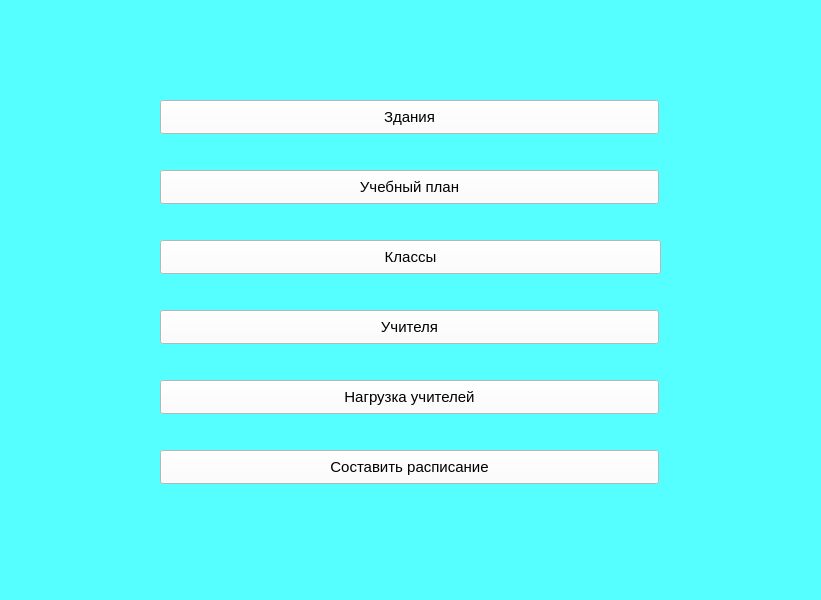
<?xml version="1.0" encoding="UTF-8"?>
<ui version="4.0">
 <class>MainWindow</class>
 <widget class="QMainWindow" name="MainWindow">
  <property name="geometry">
   <rect>
    <x>0</x>
    <y>0</y>
    <width>821</width>
    <height>600</height>
   </rect>
  </property>
  <property name="sizePolicy">
   <sizepolicy hsizetype="Fixed" vsizetype="Fixed">
    <horstretch>0</horstretch>
    <verstretch>0</verstretch>
   </sizepolicy>
  </property>
  <property name="windowTitle">
   <string>main_menu</string>
  </property>
  <property name="styleSheet">
   <string notr="true">background-color: rgb(85, 255, 255);</string>
  </property>
  <property name="toolButtonStyle">
   <enum>Qt::ToolButtonIconOnly</enum>
  </property>
  <property name="animated">
   <bool>true</bool>
  </property>
  <property name="documentMode">
   <bool>false</bool>
  </property>
  <widget class="QWidget" name="centralwidget">
   <widget class="QPushButton" name="pushBuild">
    <property name="geometry">
     <rect>
      <x>160</x>
      <y>100</y>
      <width>499</width>
      <height>34</height>
     </rect>
    </property>
    <property name="palette">
     <palette>
      <active>
       <colorrole role="WindowText">
        <brush brushstyle="SolidPattern">
         <color alpha="255">
          <red>0</red>
          <green>0</green>
          <blue>0</blue>
         </color>
        </brush>
       </colorrole>
       <colorrole role="Button">
        <brush brushstyle="SolidPattern">
         <color alpha="255">
          <red>255</red>
          <green>255</green>
          <blue>255</blue>
         </color>
        </brush>
       </colorrole>
       <colorrole role="Light">
        <brush brushstyle="SolidPattern">
         <color alpha="255">
          <red>150</red>
          <green>146</green>
          <blue>255</blue>
         </color>
        </brush>
       </colorrole>
       <colorrole role="Midlight">
        <brush brushstyle="SolidPattern">
         <color alpha="255">
          <red>97</red>
          <green>92</green>
          <blue>247</blue>
         </color>
        </brush>
       </colorrole>
       <colorrole role="Dark">
        <brush brushstyle="SolidPattern">
         <color alpha="255">
          <red>22</red>
          <green>19</green>
          <blue>120</blue>
         </color>
        </brush>
       </colorrole>
       <colorrole role="Mid">
        <brush brushstyle="SolidPattern">
         <color alpha="255">
          <red>30</red>
          <green>26</green>
          <blue>160</blue>
         </color>
        </brush>
       </colorrole>
       <colorrole role="Text">
        <brush brushstyle="SolidPattern">
         <color alpha="255">
          <red>0</red>
          <green>0</green>
          <blue>0</blue>
         </color>
        </brush>
       </colorrole>
       <colorrole role="BrightText">
        <brush brushstyle="SolidPattern">
         <color alpha="255">
          <red>255</red>
          <green>255</green>
          <blue>255</blue>
         </color>
        </brush>
       </colorrole>
       <colorrole role="ButtonText">
        <brush brushstyle="SolidPattern">
         <color alpha="255">
          <red>0</red>
          <green>0</green>
          <blue>0</blue>
         </color>
        </brush>
       </colorrole>
       <colorrole role="Base">
        <brush brushstyle="SolidPattern">
         <color alpha="255">
          <red>255</red>
          <green>255</green>
          <blue>255</blue>
         </color>
        </brush>
       </colorrole>
       <colorrole role="Window">
        <brush brushstyle="SolidPattern">
         <color alpha="255">
          <red>255</red>
          <green>255</green>
          <blue>255</blue>
         </color>
        </brush>
       </colorrole>
       <colorrole role="Shadow">
        <brush brushstyle="SolidPattern">
         <color alpha="255">
          <red>0</red>
          <green>0</green>
          <blue>0</blue>
         </color>
        </brush>
       </colorrole>
       <colorrole role="AlternateBase">
        <brush brushstyle="SolidPattern">
         <color alpha="255">
          <red>150</red>
          <green>147</green>
          <blue>247</blue>
         </color>
        </brush>
       </colorrole>
       <colorrole role="ToolTipBase">
        <brush brushstyle="SolidPattern">
         <color alpha="255">
          <red>255</red>
          <green>255</green>
          <blue>220</blue>
         </color>
        </brush>
       </colorrole>
       <colorrole role="ToolTipText">
        <brush brushstyle="SolidPattern">
         <color alpha="255">
          <red>0</red>
          <green>0</green>
          <blue>0</blue>
         </color>
        </brush>
       </colorrole>
       <colorrole role="PlaceholderText">
        <brush brushstyle="SolidPattern">
         <color alpha="128">
          <red>0</red>
          <green>0</green>
          <blue>0</blue>
         </color>
        </brush>
       </colorrole>
      </active>
      <inactive>
       <colorrole role="WindowText">
        <brush brushstyle="SolidPattern">
         <color alpha="255">
          <red>0</red>
          <green>0</green>
          <blue>0</blue>
         </color>
        </brush>
       </colorrole>
       <colorrole role="Button">
        <brush brushstyle="SolidPattern">
         <color alpha="255">
          <red>255</red>
          <green>255</green>
          <blue>255</blue>
         </color>
        </brush>
       </colorrole>
       <colorrole role="Light">
        <brush brushstyle="SolidPattern">
         <color alpha="255">
          <red>150</red>
          <green>146</green>
          <blue>255</blue>
         </color>
        </brush>
       </colorrole>
       <colorrole role="Midlight">
        <brush brushstyle="SolidPattern">
         <color alpha="255">
          <red>97</red>
          <green>92</green>
          <blue>247</blue>
         </color>
        </brush>
       </colorrole>
       <colorrole role="Dark">
        <brush brushstyle="SolidPattern">
         <color alpha="255">
          <red>22</red>
          <green>19</green>
          <blue>120</blue>
         </color>
        </brush>
       </colorrole>
       <colorrole role="Mid">
        <brush brushstyle="SolidPattern">
         <color alpha="255">
          <red>30</red>
          <green>26</green>
          <blue>160</blue>
         </color>
        </brush>
       </colorrole>
       <colorrole role="Text">
        <brush brushstyle="SolidPattern">
         <color alpha="255">
          <red>0</red>
          <green>0</green>
          <blue>0</blue>
         </color>
        </brush>
       </colorrole>
       <colorrole role="BrightText">
        <brush brushstyle="SolidPattern">
         <color alpha="255">
          <red>255</red>
          <green>255</green>
          <blue>255</blue>
         </color>
        </brush>
       </colorrole>
       <colorrole role="ButtonText">
        <brush brushstyle="SolidPattern">
         <color alpha="255">
          <red>0</red>
          <green>0</green>
          <blue>0</blue>
         </color>
        </brush>
       </colorrole>
       <colorrole role="Base">
        <brush brushstyle="SolidPattern">
         <color alpha="255">
          <red>255</red>
          <green>255</green>
          <blue>255</blue>
         </color>
        </brush>
       </colorrole>
       <colorrole role="Window">
        <brush brushstyle="SolidPattern">
         <color alpha="255">
          <red>255</red>
          <green>255</green>
          <blue>255</blue>
         </color>
        </brush>
       </colorrole>
       <colorrole role="Shadow">
        <brush brushstyle="SolidPattern">
         <color alpha="255">
          <red>0</red>
          <green>0</green>
          <blue>0</blue>
         </color>
        </brush>
       </colorrole>
       <colorrole role="AlternateBase">
        <brush brushstyle="SolidPattern">
         <color alpha="255">
          <red>150</red>
          <green>147</green>
          <blue>247</blue>
         </color>
        </brush>
       </colorrole>
       <colorrole role="ToolTipBase">
        <brush brushstyle="SolidPattern">
         <color alpha="255">
          <red>255</red>
          <green>255</green>
          <blue>220</blue>
         </color>
        </brush>
       </colorrole>
       <colorrole role="ToolTipText">
        <brush brushstyle="SolidPattern">
         <color alpha="255">
          <red>0</red>
          <green>0</green>
          <blue>0</blue>
         </color>
        </brush>
       </colorrole>
       <colorrole role="PlaceholderText">
        <brush brushstyle="SolidPattern">
         <color alpha="128">
          <red>0</red>
          <green>0</green>
          <blue>0</blue>
         </color>
        </brush>
       </colorrole>
      </inactive>
      <disabled>
       <colorrole role="WindowText">
        <brush brushstyle="SolidPattern">
         <color alpha="255">
          <red>22</red>
          <green>19</green>
          <blue>120</blue>
         </color>
        </brush>
       </colorrole>
       <colorrole role="Button">
        <brush brushstyle="SolidPattern">
         <color alpha="255">
          <red>255</red>
          <green>255</green>
          <blue>255</blue>
         </color>
        </brush>
       </colorrole>
       <colorrole role="Light">
        <brush brushstyle="SolidPattern">
         <color alpha="255">
          <red>150</red>
          <green>146</green>
          <blue>255</blue>
         </color>
        </brush>
       </colorrole>
       <colorrole role="Midlight">
        <brush brushstyle="SolidPattern">
         <color alpha="255">
          <red>97</red>
          <green>92</green>
          <blue>247</blue>
         </color>
        </brush>
       </colorrole>
       <colorrole role="Dark">
        <brush brushstyle="SolidPattern">
         <color alpha="255">
          <red>22</red>
          <green>19</green>
          <blue>120</blue>
         </color>
        </brush>
       </colorrole>
       <colorrole role="Mid">
        <brush brushstyle="SolidPattern">
         <color alpha="255">
          <red>30</red>
          <green>26</green>
          <blue>160</blue>
         </color>
        </brush>
       </colorrole>
       <colorrole role="Text">
        <brush brushstyle="SolidPattern">
         <color alpha="255">
          <red>22</red>
          <green>19</green>
          <blue>120</blue>
         </color>
        </brush>
       </colorrole>
       <colorrole role="BrightText">
        <brush brushstyle="SolidPattern">
         <color alpha="255">
          <red>255</red>
          <green>255</green>
          <blue>255</blue>
         </color>
        </brush>
       </colorrole>
       <colorrole role="ButtonText">
        <brush brushstyle="SolidPattern">
         <color alpha="255">
          <red>22</red>
          <green>19</green>
          <blue>120</blue>
         </color>
        </brush>
       </colorrole>
       <colorrole role="Base">
        <brush brushstyle="SolidPattern">
         <color alpha="255">
          <red>255</red>
          <green>255</green>
          <blue>255</blue>
         </color>
        </brush>
       </colorrole>
       <colorrole role="Window">
        <brush brushstyle="SolidPattern">
         <color alpha="255">
          <red>255</red>
          <green>255</green>
          <blue>255</blue>
         </color>
        </brush>
       </colorrole>
       <colorrole role="Shadow">
        <brush brushstyle="SolidPattern">
         <color alpha="255">
          <red>0</red>
          <green>0</green>
          <blue>0</blue>
         </color>
        </brush>
       </colorrole>
       <colorrole role="AlternateBase">
        <brush brushstyle="SolidPattern">
         <color alpha="255">
          <red>45</red>
          <green>39</green>
          <blue>240</blue>
         </color>
        </brush>
       </colorrole>
       <colorrole role="ToolTipBase">
        <brush brushstyle="SolidPattern">
         <color alpha="255">
          <red>255</red>
          <green>255</green>
          <blue>220</blue>
         </color>
        </brush>
       </colorrole>
       <colorrole role="ToolTipText">
        <brush brushstyle="SolidPattern">
         <color alpha="255">
          <red>0</red>
          <green>0</green>
          <blue>0</blue>
         </color>
        </brush>
       </colorrole>
       <colorrole role="PlaceholderText">
        <brush brushstyle="SolidPattern">
         <color alpha="128">
          <red>0</red>
          <green>0</green>
          <blue>0</blue>
         </color>
        </brush>
       </colorrole>
      </disabled>
     </palette>
    </property>
    <property name="font">
     <font>
      <family>Nirmala UI</family>
      <pointsize>11</pointsize>
      <weight>50</weight>
      <bold>false</bold>
      <underline>false</underline>
      <stylestrategy>PreferAntialias</stylestrategy>
     </font>
    </property>
    <property name="styleSheet">
     <string notr="true">background-color: rgb(255, 255, 255);</string>
    </property>
    <property name="text">
     <string>Здания</string>
    </property>
   </widget>
   <widget class="QPushButton" name="push_lessons">
    <property name="geometry">
     <rect>
      <x>160</x>
      <y>170</y>
      <width>499</width>
      <height>34</height>
     </rect>
    </property>
    <property name="font">
     <font>
      <pointsize>11</pointsize>
      <weight>50</weight>
      <italic>false</italic>
      <bold>false</bold>
     </font>
    </property>
    <property name="styleSheet">
     <string notr="true">background-color: rgb(255, 255, 255);</string>
    </property>
    <property name="text">
     <string>Учебный план</string>
    </property>
   </widget>
   <widget class="QPushButton" name="push_teachers">
    <property name="geometry">
     <rect>
      <x>160</x>
      <y>310</y>
      <width>499</width>
      <height>34</height>
     </rect>
    </property>
    <property name="font">
     <font>
      <pointsize>11</pointsize>
     </font>
    </property>
    <property name="styleSheet">
     <string notr="true">background-color: rgb(255, 255, 255);</string>
    </property>
    <property name="text">
     <string>Учителя</string>
    </property>
   </widget>
   <widget class="QPushButton" name="push_teacher_workload">
    <property name="geometry">
     <rect>
      <x>160</x>
      <y>380</y>
      <width>499</width>
      <height>34</height>
     </rect>
    </property>
    <property name="font">
     <font>
      <pointsize>11</pointsize>
     </font>
    </property>
    <property name="styleSheet">
     <string notr="true">background-color: rgb(255, 255, 255);</string>
    </property>
    <property name="text">
     <string>Нагрузка учителей</string>
    </property>
   </widget>
   <widget class="QPushButton" name="push_classes">
    <property name="geometry">
     <rect>
      <x>160</x>
      <y>240</y>
      <width>501</width>
      <height>34</height>
     </rect>
    </property>
    <property name="font">
     <font>
      <pointsize>11</pointsize>
     </font>
    </property>
    <property name="styleSheet">
     <string notr="true">background-color: rgb(255, 255, 255);</string>
    </property>
    <property name="text">
     <string>Классы</string>
    </property>
   </widget>
   <widget class="QLabel" name="label">
    <property name="geometry">
     <rect>
      <x>40</x>
      <y>30</y>
      <width>81</width>
      <height>111</height>
     </rect>
    </property>
    <property name="text">
     <string/>
    </property>
    <property name="pixmap">
     <pixmap>../pictures/pngwing.com.png</pixmap>
    </property>
   </widget>
   <widget class="QLabel" name="label_2">
    <property name="geometry">
     <rect>
      <x>680</x>
      <y>20</y>
      <width>121</width>
      <height>161</height>
     </rect>
    </property>
    <property name="text">
     <string/>
    </property>
    <property name="pixmap">
     <pixmap>../pictures/pngwing.com (1).png</pixmap>
    </property>
   </widget>
   <widget class="QPushButton" name="push_make_schedule">
    <property name="geometry">
     <rect>
      <x>160</x>
      <y>450</y>
      <width>499</width>
      <height>34</height>
     </rect>
    </property>
    <property name="font">
     <font>
      <pointsize>11</pointsize>
     </font>
    </property>
    <property name="styleSheet">
     <string notr="true">background-color: rgb(255, 255, 255);</string>
    </property>
    <property name="text">
     <string>Составить расписание</string>
    </property>
   </widget>
  </widget>
  <widget class="QStatusBar" name="statusbar"/>
 </widget>
 <resources/>
 <connections/>
</ui>
